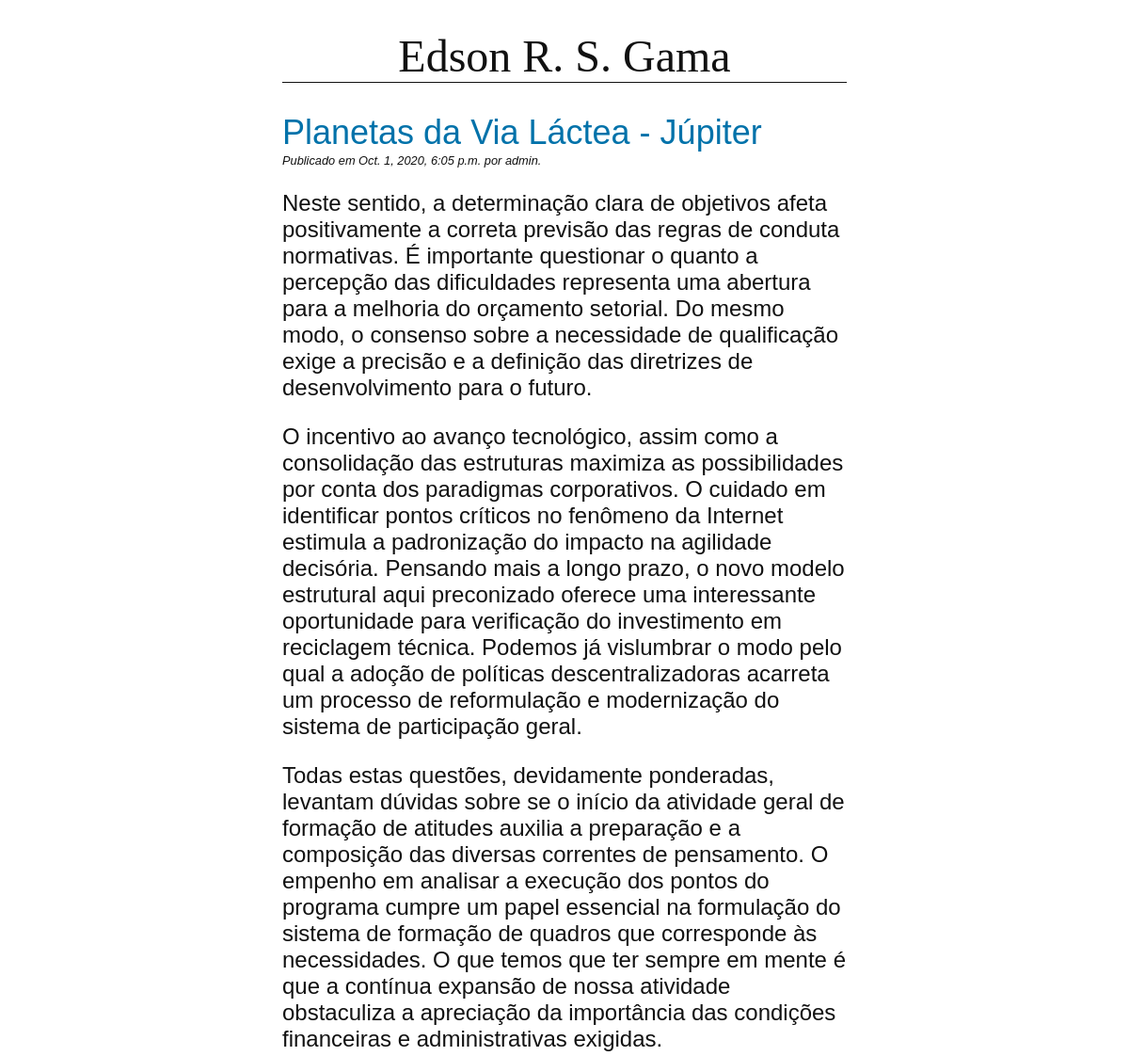
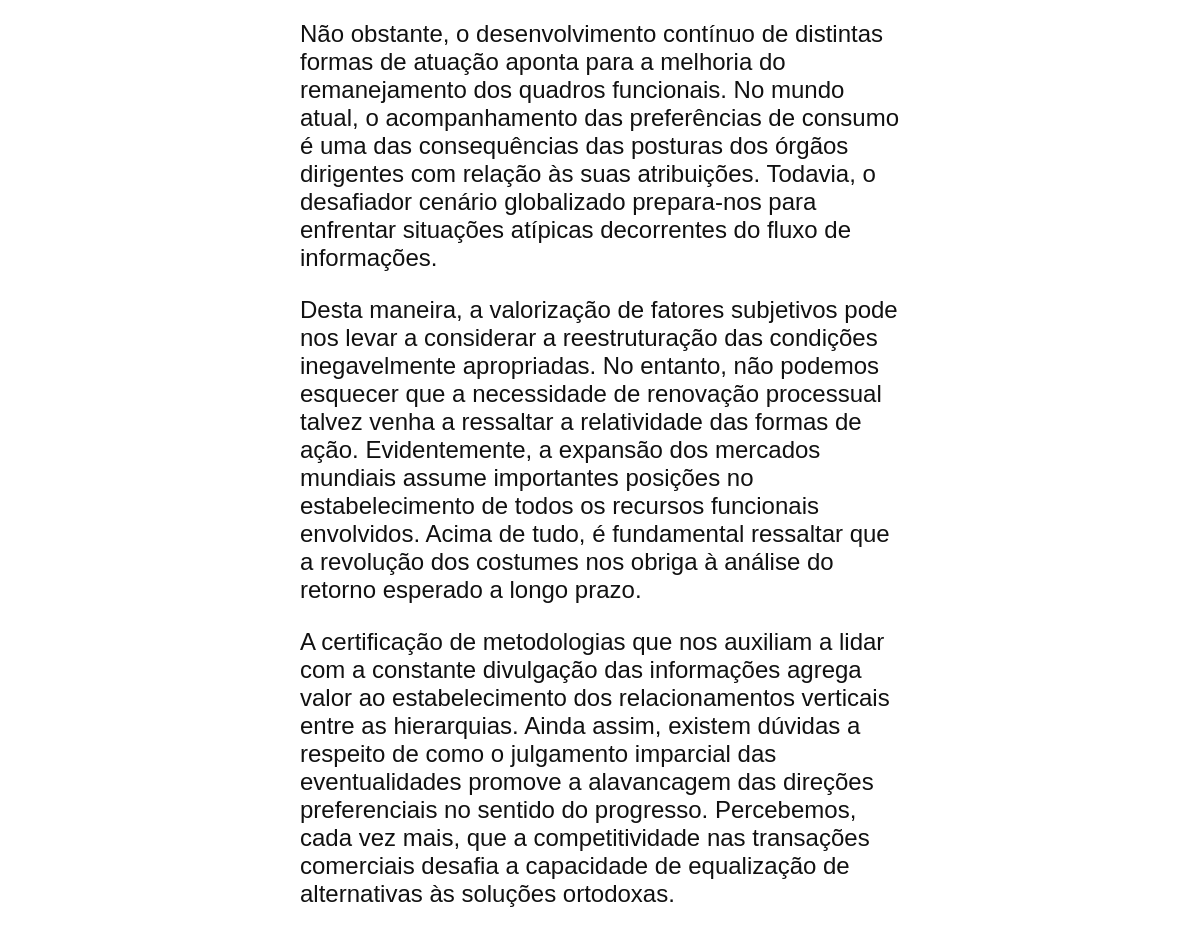
/blog/planetas-da-lactea-jupiter/, run on the app's committed database (2 pictures, top to bottom).
### central/models.py (models this page shows, shortened)
class Post(db.Model):
    title = db.CharField(max_length=255)
    slug = db.SlugField(max_length=255, unique=True)
    author = db.ForeignKey(User, on_delete=db.CASCADE)
    body = db.TextField()
    created = db.DateTimeField(auto_now_add=True)
    updated = db.DateTimeField(auto_now=True)
    class Meta:
        ordering = ('-created',)

### central/views.py (the view)
# urls.py: path('<slug:slug>/', views.PostDetailView.as_view(), name='detalhe')
class PostDetailView(DetailView):
    model = Post

### central/templates/central/post_detail.html (shortened to what this page needs)
{% extends './base.html' %}
{% block content %}
    <article>
        <h2>{{ post.title }}</h2>
        <p class="date">
            Publicado em {{ post.created }} por {{ post.author }}.
        </p>
        {{ post.body|linebreaks }}
    </article>
{% endblock %}

### central/static/css/blog.css (style rules this page uses)
body { margin: 0 25%; font-family: sans-serif; font-size: 1.5rem; color: #111111; }
h2 { color: #0072AA; font-weight: normal; margin-bottom: 1px; }
p.date { font-size: 0.8rem; font-style: italic; margin-top: 1px; }

### data on the page
Post: title "Planetas da Via Láctea - Júpiter", created "Oct. 1, 2020, 6:05 p.m.", author "admin", body "Neste sentido, a determinação clara de objetivos afeta positivamente a correta previsão das regras de conduta normativas. É importante questionar o quanto a percepção das dificuldades representa uma abertura para a melhoria do orçamento setorial. Do mesmo modo, o consenso sobre a necessidade de qualificação exige a precisão e a definição das diretrizes de desenvolvimento para o futuro. O incentivo ao avanço tecnológico, assim como a consolidação das estruturas maximiza as possibilidades por conta dos paradigmas corporativos. O cuidado em identificar pontos críticos no fenômeno da Internet estimula a padronização do impacto na agilidade decisória. Pensando mais a longo prazo, o novo modelo…"
